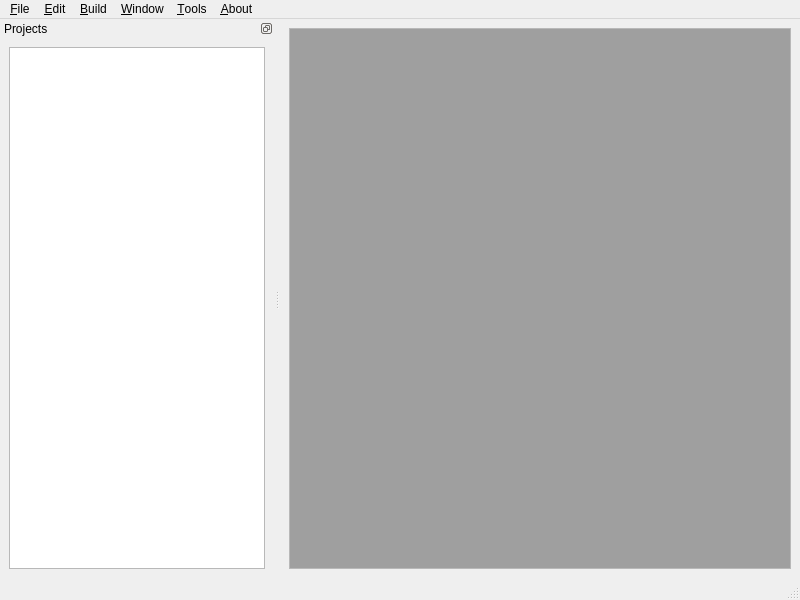
<?xml version="1.0" encoding="UTF-8"?>
<ui version="4.0">
 <class>Ide</class>
 <widget class="QMainWindow" name="Ide">
  <property name="geometry">
   <rect>
    <x>0</x>
    <y>0</y>
    <width>800</width>
    <height>600</height>
   </rect>
  </property>
  <property name="windowTitle">
   <string>WHC Ide</string>
  </property>
  <widget class="QWidget" name="centralwidget">
   <layout class="QVBoxLayout" name="verticalLayout">
    <item>
     <widget class="QMdiArea" name="mdiArea">
      <property name="frameShape">
       <enum>QFrame::StyledPanel</enum>
      </property>
      <property name="activationOrder">
       <enum>QMdiArea::ActivationHistoryOrder</enum>
      </property>
      <property name="viewMode">
       <enum>QMdiArea::TabbedView</enum>
      </property>
      <property name="documentMode">
       <bool>true</bool>
      </property>
     </widget>
    </item>
   </layout>
  </widget>
  <widget class="QMenuBar" name="menubar">
   <property name="geometry">
    <rect>
     <x>0</x>
     <y>0</y>
     <width>800</width>
     <height>20</height>
    </rect>
   </property>
   <widget class="QMenu" name="menuFile">
    <property name="title">
     <string>&amp;File</string>
    </property>
    <addaction name="action_New_File_or_Project"/>
    <addaction name="actionOpenProject"/>
    <addaction name="separator"/>
    <addaction name="separator"/>
    <addaction name="actionAddTask"/>
    <addaction name="actionNew_File"/>
    <addaction name="actionAddFile"/>
    <addaction name="actionAddDataGroup"/>
    <addaction name="actionAddData"/>
    <addaction name="actionRename"/>
    <addaction name="actionDelete_Selected"/>
    <addaction name="separator"/>
    <addaction name="actionSave"/>
    <addaction name="actionClose_Project"/>
    <addaction name="separator"/>
    <addaction name="separator"/>
    <addaction name="actionExit"/>
   </widget>
   <widget class="QMenu" name="menu_Edit">
    <property name="title">
     <string>&amp;Edit</string>
    </property>
    <addaction name="action_Cut"/>
    <addaction name="action_Copy"/>
    <addaction name="action_Paste"/>
    <addaction name="actionFind"/>
    <addaction name="actionReplace"/>
    <addaction name="actionGo_to"/>
   </widget>
   <widget class="QMenu" name="menu_Window">
    <property name="title">
     <string>&amp;Window</string>
    </property>
    <addaction name="actionQuery_Devices"/>
    <addaction name="actionShow_Diagram"/>
    <addaction name="actionShow_Log"/>
   </widget>
   <widget class="QMenu" name="menu_Build">
    <property name="title">
     <string>&amp;Build</string>
    </property>
    <addaction name="actionBuild_Project"/>
    <addaction name="actionClean_All"/>
    <addaction name="separator"/>
    <addaction name="actionRun"/>
    <addaction name="actionStop"/>
    <addaction name="actionForce_Stop"/>
   </widget>
   <widget class="QMenu" name="menu_Tools">
    <property name="title">
     <string>&amp;Tools</string>
    </property>
    <addaction name="actionRemove_end_line_spaces"/>
    <addaction name="actionOptions"/>
   </widget>
   <widget class="QMenu" name="menu_About">
    <property name="title">
     <string>&amp;About</string>
    </property>
    <addaction name="actionCredits"/>
   </widget>
   <addaction name="menuFile"/>
   <addaction name="menu_Edit"/>
   <addaction name="menu_Build"/>
   <addaction name="menu_Window"/>
   <addaction name="menu_Tools"/>
   <addaction name="menu_About"/>
  </widget>
  <widget class="QStatusBar" name="statusbar"/>
  <widget class="QDockWidget" name="projectsDock">
   <property name="minimumSize">
    <size>
     <width>108</width>
     <height>214</height>
    </size>
   </property>
   <property name="acceptDrops">
    <bool>true</bool>
   </property>
   <property name="features">
    <set>QDockWidget::DockWidgetFloatable|QDockWidget::DockWidgetMovable</set>
   </property>
   <property name="windowTitle">
    <string>Projects</string>
   </property>
   <attribute name="dockWidgetArea">
    <number>1</number>
   </attribute>
   <widget class="QWidget" name="dockWidgetContents">
    <property name="font">
     <font>
      <stylestrategy>PreferAntialias</stylestrategy>
     </font>
    </property>
    <property name="acceptDrops">
     <bool>true</bool>
    </property>
    <layout class="QVBoxLayout" name="verticalLayout_2">
     <item>
      <widget class="QTreeView" name="projectsView">
       <property name="acceptDrops">
        <bool>true</bool>
       </property>
       <property name="editTriggers">
        <set>QAbstractItemView::EditKeyPressed|QAbstractItemView::SelectedClicked</set>
       </property>
       <property name="dragDropOverwriteMode">
        <bool>true</bool>
       </property>
       <property name="dragDropMode">
        <enum>QAbstractItemView::DropOnly</enum>
       </property>
       <property name="alternatingRowColors">
        <bool>false</bool>
       </property>
       <property name="animated">
        <bool>true</bool>
       </property>
       <attribute name="headerVisible">
        <bool>false</bool>
       </attribute>
      </widget>
     </item>
    </layout>
   </widget>
  </widget>
  <action name="actionOpenProject">
   <property name="text">
    <string>&amp;Open File or Project</string>
   </property>
  </action>
  <action name="actionExit">
   <property name="text">
    <string>E&amp;xit</string>
   </property>
  </action>
  <action name="action_New_File_or_Project">
   <property name="text">
    <string>&amp;New File or Project...</string>
   </property>
  </action>
  <action name="action_Cut">
   <property name="text">
    <string>&amp;Cut</string>
   </property>
  </action>
  <action name="action_Copy">
   <property name="text">
    <string>&amp;Copy</string>
   </property>
  </action>
  <action name="action_Paste">
   <property name="text">
    <string>&amp;Paste</string>
   </property>
  </action>
  <action name="actionCluster_Control">
   <property name="text">
    <string>&amp;Cluster Control</string>
   </property>
  </action>
  <action name="actionGenerate_IWF">
   <property name="text">
    <string>&amp;Generate IWF</string>
   </property>
  </action>
  <action name="actionFind">
   <property name="text">
    <string>Find</string>
   </property>
  </action>
  <action name="actionReplace">
   <property name="text">
    <string>Replace</string>
   </property>
  </action>
  <action name="actionSearch_in_files">
   <property name="text">
    <string>Search entire project</string>
   </property>
  </action>
  <action name="actionGo_to">
   <property name="text">
    <string>Go to</string>
   </property>
  </action>
  <action name="actionCredits">
   <property name="text">
    <string>Credits</string>
   </property>
  </action>
  <action name="actionAddTask">
   <property name="text">
    <string>Add New Task</string>
   </property>
  </action>
  <action name="actionAddFile">
   <property name="text">
    <string>Add File(s)</string>
   </property>
  </action>
  <action name="actionAddDataGroup">
   <property name="text">
    <string>Add Data Group</string>
   </property>
  </action>
  <action name="actionAddData">
   <property name="text">
    <string>Add Data Files</string>
   </property>
  </action>
  <action name="actionClose_Project">
   <property name="text">
    <string>Close Project</string>
   </property>
  </action>
  <action name="actionNew_File">
   <property name="text">
    <string>New File</string>
   </property>
  </action>
  <action name="actionBuild_Project">
   <property name="icon">
    <iconset>
     <normalon>:/images/compile.png</normalon>
    </iconset>
   </property>
   <property name="text">
    <string>Build Project</string>
   </property>
  </action>
  <action name="actionClean_All">
   <property name="text">
    <string>Clean All</string>
   </property>
  </action>
  <action name="actionSave">
   <property name="text">
    <string>Save</string>
   </property>
  </action>
  <action name="actionOptions">
   <property name="text">
    <string>Options</string>
   </property>
  </action>
  <action name="actionRun">
   <property name="icon">
    <iconset>
     <normalon>:/images/run.png</normalon>
    </iconset>
   </property>
   <property name="text">
    <string>Run</string>
   </property>
  </action>
  <action name="actionDelete_Selected">
   <property name="text">
    <string>Delete Selected</string>
   </property>
  </action>
  <action name="actionQuery_Devices">
   <property name="icon">
    <iconset resource="../resources/icons.qrc">
     <normaloff>:/images/deploy.png</normaloff>
     <normalon>:/images/deploy.png</normalon>:/images/deploy.png</iconset>
   </property>
   <property name="text">
    <string>Query Devices</string>
   </property>
  </action>
  <action name="actionRename">
   <property name="text">
    <string>Rename</string>
   </property>
  </action>
  <action name="actionShow_Diagram">
   <property name="text">
    <string>Show Diagram</string>
   </property>
  </action>
  <action name="actionShow_Log">
   <property name="text">
    <string>Show Log</string>
   </property>
  </action>
  <action name="actionRemove_end_line_spaces">
   <property name="text">
    <string>Remove end line spaces</string>
   </property>
  </action>
  <action name="actionStop">
   <property name="text">
    <string>Stop</string>
   </property>
  </action>
  <action name="actionForce_Stop">
   <property name="text">
    <string>Force Stop</string>
   </property>
  </action>
 </widget>
 <resources>
  <include location="../resources/icons.qrc"/>
 </resources>
 <connections>
  <connection>
   <sender>actionExit</sender>
   <signal>triggered()</signal>
   <receiver>Ide</receiver>
   <slot>close()</slot>
   <hints>
    <hint type="sourcelabel">
     <x>-1</x>
     <y>-1</y>
    </hint>
    <hint type="destinationlabel">
     <x>399</x>
     <y>299</y>
    </hint>
   </hints>
  </connection>
 </connections>
</ui>
